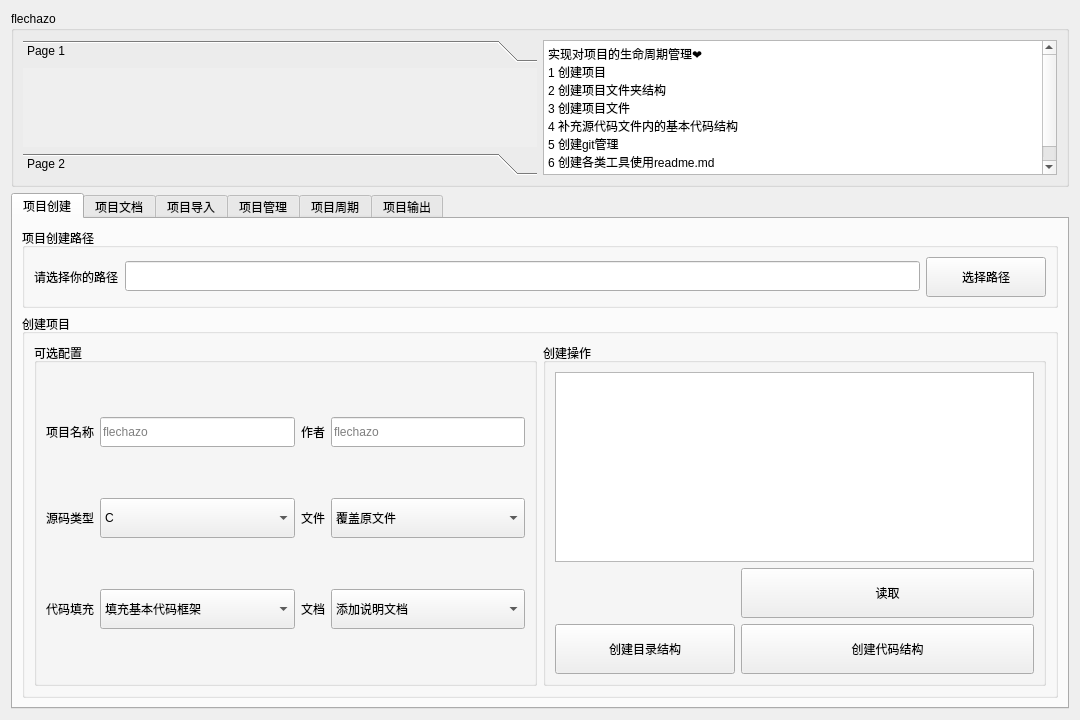
<?xml version="1.0" encoding="UTF-8"?>
<ui version="4.0">
 <class>Project</class>
 <widget class="QWidget" name="Project">
  <property name="geometry">
   <rect>
    <x>0</x>
    <y>0</y>
    <width>1080</width>
    <height>720</height>
   </rect>
  </property>
  <property name="minimumSize">
   <size>
    <width>180</width>
    <height>120</height>
   </size>
  </property>
  <property name="windowTitle">
   <string>Project</string>
  </property>
  <layout class="QVBoxLayout" name="verticalLayout">
   <item>
    <widget class="QGroupBox" name="groupBox_info">
     <property name="minimumSize">
      <size>
       <width>0</width>
       <height>120</height>
      </size>
     </property>
     <property name="maximumSize">
      <size>
       <width>16777215</width>
       <height>180</height>
      </size>
     </property>
     <property name="title">
      <string>flechazo</string>
     </property>
     <layout class="QHBoxLayout" name="horizontalLayout">
      <item>
       <widget class="QToolBox" name="toolBox">
        <property name="currentIndex">
         <number>0</number>
        </property>
        <widget class="QWidget" name="page">
         <property name="geometry">
          <rect>
           <x>0</x>
           <y>0</y>
           <width>518</width>
           <height>87</height>
          </rect>
         </property>
         <attribute name="label">
          <string>Page 1</string>
         </attribute>
        </widget>
        <widget class="QWidget" name="page_2">
         <property name="geometry">
          <rect>
           <x>0</x>
           <y>0</y>
           <width>518</width>
           <height>87</height>
          </rect>
         </property>
         <attribute name="label">
          <string>Page 2</string>
         </attribute>
        </widget>
       </widget>
      </item>
      <item>
       <widget class="QTextBrowser" name="textBrowser_info">
        <property name="html">
         <string>&lt;!DOCTYPE HTML PUBLIC &quot;-//W3C//DTD HTML 4.0//EN&quot; &quot;http://www.w3.org/TR/REC-html40/strict.dtd&quot;&gt;
&lt;html&gt;&lt;head&gt;&lt;meta name=&quot;qrichtext&quot; content=&quot;1&quot; /&gt;&lt;meta charset=&quot;utf-8&quot; /&gt;&lt;style type=&quot;text/css&quot;&gt;
p, li { white-space: pre-wrap; }
hr { height: 1px; border-width: 0; }
li.unchecked::marker { content: &quot;\2610&quot;; }
li.checked::marker { content: &quot;\2612&quot;; }
&lt;/style&gt;&lt;/head&gt;&lt;body style=&quot; font-family:'Microsoft YaHei UI'; font-size:9pt; font-weight:400; font-style:normal;&quot;&gt;
&lt;p style=&quot; margin-top:0px; margin-bottom:0px; margin-left:0px; margin-right:0px; -qt-block-indent:0; text-indent:0px;&quot;&gt;实现对项目的生命周期管理❤️&lt;/p&gt;
&lt;p style=&quot; margin-top:0px; margin-bottom:0px; margin-left:0px; margin-right:0px; -qt-block-indent:0; text-indent:0px;&quot;&gt;1 创建项目&lt;/p&gt;
&lt;p style=&quot; margin-top:0px; margin-bottom:0px; margin-left:0px; margin-right:0px; -qt-block-indent:0; text-indent:0px;&quot;&gt;2 创建项目文件夹结构&lt;/p&gt;
&lt;p style=&quot; margin-top:0px; margin-bottom:0px; margin-left:0px; margin-right:0px; -qt-block-indent:0; text-indent:0px;&quot;&gt;3 创建项目文件&lt;/p&gt;
&lt;p style=&quot; margin-top:0px; margin-bottom:0px; margin-left:0px; margin-right:0px; -qt-block-indent:0; text-indent:0px;&quot;&gt;4 补充源代码文件内的基本代码结构&lt;/p&gt;
&lt;p style=&quot; margin-top:0px; margin-bottom:0px; margin-left:0px; margin-right:0px; -qt-block-indent:0; text-indent:0px;&quot;&gt;5 创建git管理&lt;/p&gt;
&lt;p style=&quot; margin-top:0px; margin-bottom:0px; margin-left:0px; margin-right:0px; -qt-block-indent:0; text-indent:0px;&quot;&gt;6 创建各类工具使用readme.md&lt;/p&gt;
&lt;p style=&quot; margin-top:0px; margin-bottom:0px; margin-left:0px; margin-right:0px; -qt-block-indent:0; text-indent:0px;&quot;&gt;7 选择添加代码组件&lt;/p&gt;&lt;/body&gt;&lt;/html&gt;</string>
        </property>
       </widget>
      </item>
     </layout>
    </widget>
   </item>
   <item>
    <widget class="QTabWidget" name="tabWidget_tool">
     <property name="currentIndex">
      <number>0</number>
     </property>
     <widget class="QWidget" name="tab_projectcreate">
      <attribute name="title">
       <string>项目创建</string>
      </attribute>
      <layout class="QVBoxLayout" name="verticalLayout_2">
       <item>
        <widget class="QGroupBox" name="groupBox_projectcreate_path">
         <property name="maximumSize">
          <size>
           <width>16777215</width>
           <height>80</height>
          </size>
         </property>
         <property name="title">
          <string>项目创建路径</string>
         </property>
         <layout class="QHBoxLayout" name="horizontalLayout_2">
          <item>
           <widget class="QLabel" name="label_projectcreate_path">
            <property name="text">
             <string>请选择你的路径</string>
            </property>
           </widget>
          </item>
          <item>
           <widget class="QLineEdit" name="lineEdit_projectcreate_path">
            <property name="minimumSize">
             <size>
              <width>0</width>
              <height>30</height>
             </size>
            </property>
           </widget>
          </item>
          <item>
           <widget class="QPushButton" name="pushButton_projectcreate_path">
            <property name="minimumSize">
             <size>
              <width>120</width>
              <height>40</height>
             </size>
            </property>
            <property name="text">
             <string>选择路径</string>
            </property>
           </widget>
          </item>
         </layout>
        </widget>
       </item>
       <item>
        <widget class="QGroupBox" name="groupBox_projectcreate_tool">
         <property name="title">
          <string>创建项目</string>
         </property>
         <layout class="QHBoxLayout" name="horizontalLayout_3">
          <item>
           <widget class="QGroupBox" name="groupBox_projectcreate_tool_option">
            <property name="title">
             <string>可选配置</string>
            </property>
            <layout class="QGridLayout" name="gridLayout">
             <item row="2" column="3">
              <widget class="QComboBox" name="comboBox_projectcreate_tool_option_doc">
               <property name="minimumSize">
                <size>
                 <width>180</width>
                 <height>40</height>
                </size>
               </property>
               <item>
                <property name="text">
                 <string>添加说明文档</string>
                </property>
               </item>
               <item>
                <property name="text">
                 <string>不添加说明文档</string>
                </property>
               </item>
              </widget>
             </item>
             <item row="2" column="0">
              <widget class="QLabel" name="label_projectcreate_tool_option_codefill">
               <property name="text">
                <string>代码填充</string>
               </property>
              </widget>
             </item>
             <item row="1" column="1">
              <widget class="QComboBox" name="comboBox_projectcreate_tool_option_codetype">
               <property name="minimumSize">
                <size>
                 <width>180</width>
                 <height>40</height>
                </size>
               </property>
               <property name="currentText">
                <string>C</string>
               </property>
               <property name="currentIndex">
                <number>0</number>
               </property>
               <property name="placeholderText">
                <string/>
               </property>
               <property name="duplicatesEnabled">
                <bool>false</bool>
               </property>
               <item>
                <property name="text">
                 <string>C</string>
                </property>
               </item>
               <item>
                <property name="text">
                 <string>C++</string>
                </property>
               </item>
               <item>
                <property name="text">
                 <string>Python</string>
                </property>
               </item>
               <item>
                <property name="text">
                 <string>Java</string>
                </property>
               </item>
               <item>
                <property name="text">
                 <string>TypeScript</string>
                </property>
               </item>
               <item>
                <property name="text">
                 <string>JavaScript</string>
                </property>
               </item>
               <item>
                <property name="text">
                 <string>HTML</string>
                </property>
               </item>
              </widget>
             </item>
             <item row="1" column="3">
              <widget class="QComboBox" name="comboBox_projectcreate_tool_option_file">
               <property name="minimumSize">
                <size>
                 <width>180</width>
                 <height>40</height>
                </size>
               </property>
               <item>
                <property name="text">
                 <string>覆盖原文件</string>
                </property>
               </item>
               <item>
                <property name="text">
                 <string>跳过原文件</string>
                </property>
               </item>
               <item>
                <property name="text">
                 <string>修改原文件</string>
                </property>
               </item>
              </widget>
             </item>
             <item row="1" column="2">
              <widget class="QLabel" name="label_projectcreate_tool_option_file">
               <property name="text">
                <string>文件</string>
               </property>
              </widget>
             </item>
             <item row="2" column="1">
              <widget class="QComboBox" name="comboBox_projectcreate_tool_option_codefill">
               <property name="minimumSize">
                <size>
                 <width>180</width>
                 <height>40</height>
                </size>
               </property>
               <item>
                <property name="text">
                 <string>填充基本代码框架</string>
                </property>
               </item>
               <item>
                <property name="text">
                 <string>不填充基本代码框架</string>
                </property>
               </item>
              </widget>
             </item>
             <item row="2" column="2">
              <widget class="QLabel" name="label_projectcreate_tool_option_doc">
               <property name="text">
                <string>文档</string>
               </property>
              </widget>
             </item>
             <item row="1" column="0">
              <widget class="QLabel" name="label_projectcreate_tool_option_codetype">
               <property name="text">
                <string>源码类型</string>
               </property>
              </widget>
             </item>
             <item row="0" column="1">
              <widget class="QLineEdit" name="lineEdit_projectcreate_tool_option_name">
               <property name="minimumSize">
                <size>
                 <width>0</width>
                 <height>30</height>
                </size>
               </property>
               <property name="placeholderText">
                <string>flechazo</string>
               </property>
              </widget>
             </item>
             <item row="0" column="0">
              <widget class="QLabel" name="label_projectcreate_tool_option_name">
               <property name="text">
                <string>项目名称</string>
               </property>
              </widget>
             </item>
             <item row="0" column="3">
              <widget class="QLineEdit" name="lineEdit_projectcreate_tool_option_author">
               <property name="minimumSize">
                <size>
                 <width>0</width>
                 <height>30</height>
                </size>
               </property>
               <property name="placeholderText">
                <string>flechazo</string>
               </property>
              </widget>
             </item>
             <item row="0" column="2">
              <widget class="QLabel" name="label_projectcreate_tool_option_author">
               <property name="text">
                <string>作者</string>
               </property>
              </widget>
             </item>
            </layout>
           </widget>
          </item>
          <item>
           <widget class="QGroupBox" name="groupBox_projectcreate_tool_operate">
            <property name="title">
             <string>创建操作</string>
            </property>
            <layout class="QFormLayout" name="formLayout">
             <item row="0" column="0" colspan="2">
              <widget class="QTextEdit" name="textEdit_projectcreate_tool_operate"/>
             </item>
             <item row="1" column="1">
              <widget class="QPushButton" name="pushButton_projectcreate_tool_operate_read">
               <property name="minimumSize">
                <size>
                 <width>180</width>
                 <height>50</height>
                </size>
               </property>
               <property name="text">
                <string>读取</string>
               </property>
              </widget>
             </item>
             <item row="2" column="1">
              <widget class="QPushButton" name="pushButton_projectcreate_tool_operate_create_codestruct">
               <property name="minimumSize">
                <size>
                 <width>180</width>
                 <height>50</height>
                </size>
               </property>
               <property name="text">
                <string>创建代码结构</string>
               </property>
              </widget>
             </item>
             <item row="2" column="0">
              <widget class="QPushButton" name="pushButton_projectcreate_tool_operate_create_workstruct">
               <property name="minimumSize">
                <size>
                 <width>180</width>
                 <height>50</height>
                </size>
               </property>
               <property name="text">
                <string>创建目录结构</string>
               </property>
              </widget>
             </item>
            </layout>
           </widget>
          </item>
         </layout>
        </widget>
       </item>
      </layout>
     </widget>
     <widget class="QWidget" name="tab_projectdoc">
      <attribute name="title">
       <string>项目文档</string>
      </attribute>
      <layout class="QVBoxLayout" name="verticalLayout_3">
       <item>
        <widget class="QGroupBox" name="groupBox_projectdoc_path">
         <property name="title">
          <string>项目路径</string>
         </property>
         <layout class="QHBoxLayout" name="horizontalLayout_5">
          <item>
           <widget class="QLineEdit" name="lineEdit_projectdoc_path"/>
          </item>
          <item>
           <widget class="QPushButton" name="pushButton_projectdoc_path">
            <property name="text">
             <string>打开</string>
            </property>
           </widget>
          </item>
         </layout>
        </widget>
       </item>
       <item>
        <widget class="QTabWidget" name="tabWidget_projectdoc_view">
         <property name="currentIndex">
          <number>0</number>
         </property>
         <widget class="QWidget" name="tab_projectdoc_view_list">
          <attribute name="title">
           <string>列表视图</string>
          </attribute>
          <layout class="QHBoxLayout" name="horizontalLayout_4">
           <item>
            <widget class="QTreeWidget" name="treeWidget_projectdoc_view_list">
             <property name="minimumSize">
              <size>
               <width>80</width>
               <height>0</height>
              </size>
             </property>
             <property name="maximumSize">
              <size>
               <width>180</width>
               <height>16777215</height>
              </size>
             </property>
             <column>
              <property name="text">
               <string notr="true">1</string>
              </property>
             </column>
            </widget>
           </item>
           <item>
            <widget class="QWidget" name="widget_projectdoc_view_list" native="true">
             <property name="minimumSize">
              <size>
               <width>80</width>
               <height>0</height>
              </size>
             </property>
            </widget>
           </item>
          </layout>
         </widget>
         <widget class="QWidget" name="tab_projectdoc_view_xmind">
          <attribute name="title">
           <string>思维导图</string>
          </attribute>
         </widget>
        </widget>
       </item>
       <item>
        <widget class="QGroupBox" name="groupBox_projectdoc_operate">
         <property name="title">
          <string>操作</string>
         </property>
         <layout class="QHBoxLayout" name="horizontalLayout_6">
          <item>
           <widget class="QPushButton" name="pushButton_projectdoc_operate_add">
            <property name="text">
             <string>添加</string>
            </property>
           </widget>
          </item>
          <item>
           <widget class="QPushButton" name="pushButton_projectdoc_operate_delete">
            <property name="text">
             <string>删除</string>
            </property>
           </widget>
          </item>
          <item>
           <widget class="QPushButton" name="pushButton_projectdoc_operate_open">
            <property name="text">
             <string>打开</string>
            </property>
           </widget>
          </item>
          <item>
           <widget class="QPushButton" name="pushButton_projectdoc_operate_read">
            <property name="text">
             <string>读取</string>
            </property>
           </widget>
          </item>
         </layout>
        </widget>
       </item>
      </layout>
     </widget>
     <widget class="QWidget" name="tab_projectimport">
      <attribute name="title">
       <string>项目导入</string>
      </attribute>
      <layout class="QHBoxLayout" name="horizontalLayout_7">
       <item>
        <widget class="QGroupBox" name="groupBox_projectimport_components">
         <property name="title">
          <string>代码组件</string>
         </property>
         <layout class="QGridLayout" name="gridLayout_2">
          <item row="0" column="0" colspan="3">
           <widget class="QGroupBox" name="groupBox_projectimport_components_control">
            <property name="minimumSize">
             <size>
              <width>0</width>
              <height>50</height>
             </size>
            </property>
            <property name="title">
             <string>读取组件</string>
            </property>
            <layout class="QHBoxLayout" name="horizontalLayout_8">
             <item>
              <widget class="QLineEdit" name="lineEdit_projectimport_components_control_path">
               <property name="minimumSize">
                <size>
                 <width>0</width>
                 <height>30</height>
                </size>
               </property>
              </widget>
             </item>
             <item>
              <widget class="QPushButton" name="pushButton_projectimport_components_control_open">
               <property name="minimumSize">
                <size>
                 <width>0</width>
                 <height>30</height>
                </size>
               </property>
               <property name="text">
                <string>打开</string>
               </property>
              </widget>
             </item>
             <item>
              <widget class="QPushButton" name="pushButton_projectimport_components_control_read">
               <property name="minimumSize">
                <size>
                 <width>0</width>
                 <height>30</height>
                </size>
               </property>
               <property name="text">
                <string>读取</string>
               </property>
              </widget>
             </item>
            </layout>
           </widget>
          </item>
          <item row="1" column="1" colspan="2">
           <widget class="QWidget" name="widget_projectimport_components" native="true"/>
          </item>
          <item row="1" column="0">
           <widget class="QTreeWidget" name="treeWidget_projectimport_components">
            <property name="maximumSize">
             <size>
              <width>160</width>
              <height>16777215</height>
             </size>
            </property>
            <column>
             <property name="text">
              <string notr="true">1</string>
             </property>
            </column>
           </widget>
          </item>
         </layout>
        </widget>
       </item>
       <item>
        <widget class="QGroupBox" name="groupBox_projectimport_operate">
         <property name="maximumSize">
          <size>
           <width>80</width>
           <height>16777215</height>
          </size>
         </property>
         <property name="title">
          <string>操作</string>
         </property>
         <layout class="QVBoxLayout" name="verticalLayout_4">
          <item>
           <widget class="QPushButton" name="pushButton_projectimport_operate_import">
            <property name="minimumSize">
             <size>
              <width>0</width>
              <height>30</height>
             </size>
            </property>
            <property name="text">
             <string>导入-&gt;</string>
            </property>
           </widget>
          </item>
          <item>
           <widget class="QPushButton" name="pushButton_projectimport_operate_delete">
            <property name="text">
             <string>删除</string>
            </property>
           </widget>
          </item>
          <item>
           <widget class="QPushButton" name="pushButton_projectimport_operate_export">
            <property name="minimumSize">
             <size>
              <width>0</width>
              <height>30</height>
             </size>
            </property>
            <property name="text">
             <string>&lt;-导出</string>
            </property>
           </widget>
          </item>
         </layout>
        </widget>
       </item>
       <item>
        <widget class="QGroupBox" name="groupBox_projectimport_project">
         <property name="title">
          <string>项目</string>
         </property>
         <layout class="QGridLayout" name="gridLayout_3">
          <item row="1" column="0">
           <widget class="QTreeWidget" name="treeWidget_projectimport_project">
            <property name="maximumSize">
             <size>
              <width>160</width>
              <height>16777215</height>
             </size>
            </property>
            <column>
             <property name="text">
              <string notr="true">1</string>
             </property>
            </column>
           </widget>
          </item>
          <item row="1" column="1" colspan="2">
           <widget class="QWidget" name="widget_projectimport_project" native="true"/>
          </item>
          <item row="0" column="0" colspan="3">
           <widget class="QGroupBox" name="groupBox_projectimport_project_control">
            <property name="minimumSize">
             <size>
              <width>0</width>
              <height>60</height>
             </size>
            </property>
            <property name="title">
             <string>读取项目</string>
            </property>
            <layout class="QHBoxLayout" name="horizontalLayout_9">
             <item>
              <widget class="QLineEdit" name="lineEdit_projectimport_project_control_path">
               <property name="minimumSize">
                <size>
                 <width>0</width>
                 <height>30</height>
                </size>
               </property>
              </widget>
             </item>
             <item>
              <widget class="QPushButton" name="pushButton_projectimport_project_control_open">
               <property name="minimumSize">
                <size>
                 <width>0</width>
                 <height>30</height>
                </size>
               </property>
               <property name="text">
                <string>打开</string>
               </property>
              </widget>
             </item>
             <item>
              <widget class="QPushButton" name="pushButton_projectimport_project_control_read">
               <property name="minimumSize">
                <size>
                 <width>0</width>
                 <height>30</height>
                </size>
               </property>
               <property name="text">
                <string>读取</string>
               </property>
              </widget>
             </item>
            </layout>
           </widget>
          </item>
         </layout>
        </widget>
       </item>
      </layout>
     </widget>
     <widget class="QWidget" name="tab_projectmanage">
      <attribute name="title">
       <string>项目管理</string>
      </attribute>
      <layout class="QHBoxLayout" name="horizontalLayout_10">
       <item>
        <widget class="QTreeWidget" name="treeWidget_projectmanage">
         <property name="maximumSize">
          <size>
           <width>160</width>
           <height>16777215</height>
          </size>
         </property>
         <column>
          <property name="text">
           <string notr="true">1</string>
          </property>
         </column>
        </widget>
       </item>
       <item>
        <widget class="QWidget" name="widget_projectmanage" native="true"/>
       </item>
       <item>
        <widget class="QGroupBox" name="groupBox_projectmanage">
         <property name="maximumSize">
          <size>
           <width>280</width>
           <height>16777215</height>
          </size>
         </property>
         <property name="title">
          <string>操作</string>
         </property>
         <layout class="QGridLayout" name="gridLayout_4">
          <item row="0" column="0">
           <widget class="QLineEdit" name="lineEdit_projectmanage_path"/>
          </item>
          <item row="0" column="1">
           <widget class="QPushButton" name="pushButton_projectmanage_open">
            <property name="text">
             <string>打开</string>
            </property>
           </widget>
          </item>
          <item row="0" column="2">
           <widget class="QPushButton" name="pushButton_projectmanage_read">
            <property name="text">
             <string>读取</string>
            </property>
           </widget>
          </item>
          <item row="1" column="0" colspan="3">
           <widget class="QTextBrowser" name="textBrowser_projectmanage"/>
          </item>
          <item row="2" column="0" colspan="3">
           <widget class="QGroupBox" name="groupBox_projectmanage_git">
            <property name="minimumSize">
             <size>
              <width>0</width>
              <height>120</height>
             </size>
            </property>
            <property name="title">
             <string>git</string>
            </property>
            <layout class="QGridLayout" name="gridLayout_5">
             <item row="2" column="0">
              <widget class="QLineEdit" name="lineEdit_projectmanage_git_commit"/>
             </item>
             <item row="3" column="1">
              <widget class="QPushButton" name="pushButton_projectmanage_git_push">
               <property name="text">
                <string>push</string>
               </property>
              </widget>
             </item>
             <item row="2" column="1">
              <widget class="QPushButton" name="pushButton_projectmanage_git_commit">
               <property name="text">
                <string>commit</string>
               </property>
              </widget>
             </item>
             <item row="1" column="1">
              <widget class="QPushButton" name="pushButton_projectmanage_git_add">
               <property name="text">
                <string>add</string>
               </property>
              </widget>
             </item>
             <item row="0" column="1">
              <widget class="QPushButton" name="pushButton_projectmanage_git_send">
               <property name="text">
                <string>发送</string>
               </property>
              </widget>
             </item>
             <item row="0" column="0">
              <widget class="QLineEdit" name="lineEdit_projectmanage_git_cmd"/>
             </item>
            </layout>
           </widget>
          </item>
         </layout>
        </widget>
       </item>
      </layout>
     </widget>
     <widget class="QWidget" name="tab_projectcycle">
      <attribute name="title">
       <string>项目周期</string>
      </attribute>
      <layout class="QHBoxLayout" name="horizontalLayout_11">
       <item>
        <widget class="QGroupBox" name="groupBox_projectcycle_in">
         <property name="title">
          <string>输入</string>
         </property>
         <layout class="QVBoxLayout" name="verticalLayout_5">
          <item>
           <widget class="QGroupBox" name="groupBox_projectcycle_in_organize">
            <property name="title">
             <string>需求整理</string>
            </property>
           </widget>
          </item>
          <item>
           <widget class="QGroupBox" name="groupBox_projectcycle_in_analyze">
            <property name="title">
             <string>需求分析</string>
            </property>
           </widget>
          </item>
          <item>
           <widget class="QGroupBox" name="groupBox_projectcycle_in_disassemble">
            <property name="title">
             <string>需求拆解</string>
            </property>
           </widget>
          </item>
         </layout>
        </widget>
       </item>
       <item>
        <widget class="QGroupBox" name="groupBox_projectcycle_doing">
         <property name="title">
          <string>进行</string>
         </property>
         <layout class="QVBoxLayout" name="verticalLayout_6">
          <item>
           <widget class="QGroupBox" name="groupBox_projectcycle_doing_architect">
            <property name="title">
             <string>架构设计</string>
            </property>
           </widget>
          </item>
          <item>
           <widget class="QGroupBox" name="groupBox_projectcycle_doing_divideconquer">
            <property name="title">
             <string>分治实现</string>
            </property>
           </widget>
          </item>
          <item>
           <widget class="QGroupBox" name="groupBox_projectcycle_doing_git">
            <property name="title">
             <string>仓库管理</string>
            </property>
           </widget>
          </item>
          <item>
           <widget class="QGroupBox" name="groupBox_projectcycle_doing_test">
            <property name="title">
             <string>自测</string>
            </property>
           </widget>
          </item>
         </layout>
        </widget>
       </item>
       <item>
        <widget class="QGroupBox" name="groupBox_projectcycle_out">
         <property name="title">
          <string>输出</string>
         </property>
         <layout class="QVBoxLayout" name="verticalLayout_7">
          <item>
           <widget class="QGroupBox" name="groupBox_projectcycle_out_git">
            <property name="title">
             <string>仓库整理</string>
            </property>
           </widget>
          </item>
          <item>
           <widget class="QGroupBox" name="groupBox_projectcycle_out_code">
            <property name="title">
             <string>代码整理</string>
            </property>
           </widget>
          </item>
          <item>
           <widget class="QGroupBox" name="groupBox_projectcycle_out_doc">
            <property name="title">
             <string>文档整理</string>
            </property>
           </widget>
          </item>
          <item>
           <widget class="QGroupBox" name="groupBox_projectcycle_out_article">
            <property name="title">
             <string>文章输出</string>
            </property>
           </widget>
          </item>
         </layout>
        </widget>
       </item>
      </layout>
     </widget>
     <widget class="QWidget" name="tab_projectoutput">
      <attribute name="title">
       <string>项目输出</string>
      </attribute>
      <layout class="QGridLayout" name="gridLayout_6">
       <item row="0" column="0" colspan="2">
        <widget class="QGroupBox" name="groupBox_projectoutput_path">
         <property name="title">
          <string>项目路径</string>
         </property>
         <layout class="QHBoxLayout" name="horizontalLayout_12">
          <item>
           <widget class="QLineEdit" name="lineEdit_projectoutput_path"/>
          </item>
          <item>
           <widget class="QPushButton" name="pushButton_projectoutput_path_open">
            <property name="text">
             <string>打开</string>
            </property>
           </widget>
          </item>
          <item>
           <widget class="QPushButton" name="pushButton_projectoutput_path_read">
            <property name="text">
             <string>读取</string>
            </property>
           </widget>
          </item>
         </layout>
        </widget>
       </item>
       <item row="1" column="0">
        <widget class="QWidget" name="widget_projectoutput" native="true">
         <property name="minimumSize">
          <size>
           <width>120</width>
           <height>120</height>
          </size>
         </property>
        </widget>
       </item>
       <item row="1" column="1">
        <widget class="QTabWidget" name="tabWidget_projectoutput">
         <property name="currentIndex">
          <number>0</number>
         </property>
         <widget class="QWidget" name="tab_projectoutput_pack">
          <attribute name="title">
           <string>项目打包</string>
          </attribute>
         </widget>
         <widget class="QWidget" name="tab_projectoutput_doc">
          <attribute name="title">
           <string>项目文档</string>
          </attribute>
         </widget>
        </widget>
       </item>
      </layout>
     </widget>
    </widget>
   </item>
  </layout>
 </widget>
 <resources/>
 <connections/>
</ui>
